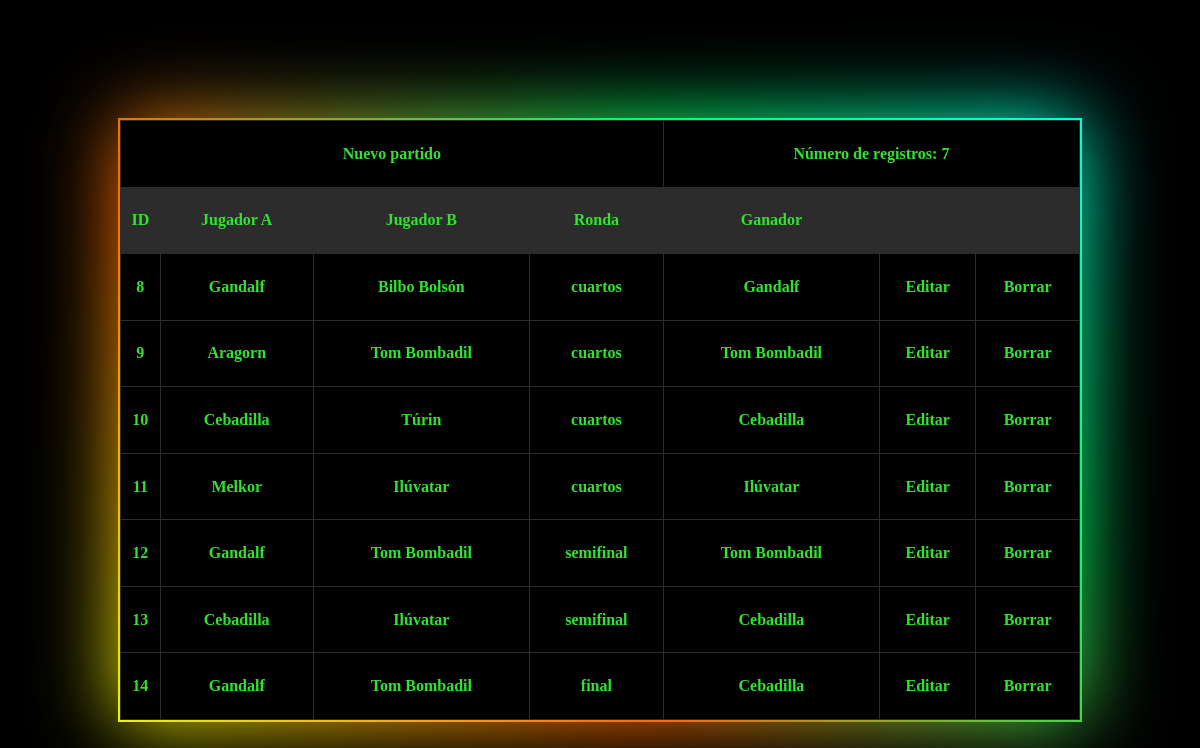
/U4/Ping_pong/vistas/gestionTorneosVista.php?modo=edicion&id=2, run on the app's committed database.
### tables this page shows
CREATE TABLE T_Partido (
    id_partido INT PRIMARY KEY AUTO_INCREMENT,
    id_torneo INT,
    tipo_partido ENUM('cuartos', 'semifinal', 'final'),
    jugador_a varchar(50),
    jugador_b varchar(50),
    ganador varchar(50),
    FOREIGN KEY (id_torneo) REFERENCES T_Torneo (id_torneo)
);

### U4/Ping_pong/accesoDatos/gestionTorneosVistaAccesoDatos.php (called while the page is built, shortened)
<?php
class partidoAccesoDatos {
    function obtener() {
        $conexion = mysqli_connect('localhost','root','12345');
        $idTorneo = $_GET['id'];
        if (isset($idTorneo)) {
            mysqli_select_db($conexion, 'torneos_pingPong');
        $consulta = mysqli_prepare($conexion, "SELECT
                                                    id_torneo,
                                                    id_partido,
                                                    jugador_a,
                                                    jugador_b,
                                                    tipo_partido,
                                                    ganador
                                                FROM
                                                    T_Partido
                                                WHERE
                                                    id_torneo = $idTorneo;");
        $consulta->execute();
        $result = $consulta->get_result();
        $partidos = array();
        while ($myrow = $result->fetch_assoc()) {
            array_push($partidos, $myrow);
        }
        return $partidos;
        }
    }
}
?>

### U4/Ping_pong/negocio/gestionTorneosVistaReglasNegocio.php (called while the page is built, shortened)
<?php
require("../accesoDatos/gestionTorneosVistaAccesoDatos.php");
class gestionTorneosVistaReglasNegocio {
    private $ID;
    private $JUGADOR_A;
    private $JUGADOR_B;
    private $RONDA;
    private $GANADOR;
    function init($idTorneo, $id, $jugadorA, $jugadorB, $ronda, $ganador) {
        $this->ID = $id;
        $this->JUGADOR_A = $jugadorA;
        $this->JUGADOR_B = $jugadorB;
        $this->RONDA = $ronda;
        $this->GANADOR = $ganador;
    }
    function getID() {
        return $this->ID;
    }
    function getJUGADOR_A() {
        return $this->JUGADOR_A;
    }
    function getJUGADOR_B() {
        return $this->JUGADOR_B;
    }
    function getRONDA(){
        return $this->RONDA;
    }
    function getGANADOR(){
        return $this->GANADOR;
    }
    function obtener() {
        $partidosDAL = new partidoAccesoDatos();
        $resultadosPartido = $partidosDAL->obtener();
        $listaPartidos = array();
        foreach($resultadosPartido as $partidos){
            $oGestionTorneosReglasNegocio = new gestionTorneosVistaReglasNegocio();
            $oGestionTorneosReglasNegocio->init($partidos['id_torneo'], $partidos['id_partido'], $partidos['jugador_a'], $partidos['jugador_b'], $partidos['tipo_partido'], $partidos['ganador']);
            array_push($listaPartidos, $oGestionTorneosReglasNegocio);
        }
        return $listaPartidos;
    }
}
?>

### U4/Ping_pong/vistas/gestionTorneosVista.php (the view, shortened to what this page needs)
<!DOCTYPE html>
<html lang='en'>
<head>
    <link rel='stylesheet' href='../css/gestionTorneosVista.css'>
</head>
<body>
<?php
    require('../negocio/gestionTorneosVistaReglasNegocio.php');
    $partidosBL = new gestionTorneosVistaReglasNegocio();
    $datosPartidos = $partidosBL->obtener();
    $tipoPagina = $_GET['modo'];
    if ($tipoPagina == 'edicion') {
        echo ("<div class='bloque brillo'>
                <table>
                    <tr class='nuevo'>
                        <th colspan='4'>
                            <a href=''>Nuevo partido</a>
                        </th>
                        <th colspan='3'>Número de registros: ".count($datosPartidos)."</th>
                    </tr>
                    <tr class='identificador'>
                        <th>ID</th>
                        <th>Jugador A</th>
                        <th>Jugador B</th>
                        <th>Ronda</th>
                        <th>Ganador</th>
                        <th></th>
                        <th></th>
                    </tr>");
                    foreach ($datosPartidos as $partidos){
                        echo "<tr>";
                        echo "<th>".$partidos->getID()."</th>";
                        echo "<th>".$partidos->getJUGADOR_A()."</th>";
                        echo "<th>".$partidos->getJUGADOR_B()."</th>";
                        echo "<th>".$partidos->getRONDA()."</th>";
                        echo "<th>".$partidos->getGANADOR()."</th>";
                        echo "<th>Editar</th>";
                        echo "<th>Borrar</th>";
                        echo "</tr>";
                    }
                echo "</table>
                    </div>";
    }
?>
</body>
</html>

### U4/Ping_pong/css/gestionTorneosVista.css (style rules this page uses)
* { margin: 0px; padding: 0px; }
body { background-color: black; }
.bloque { position: relative; margin: 10% auto 0; width: 80%; height: 600px; background: black; }
.brillo::before, .brillo::after { content: ''; position: absolute; left: -2px; top: -2px; background: linear-gradient(45deg, #e6fb04,#ff6600,#00ff66,#00ffff,#ff00ff,#ff0099,#6e0dd0,#ff3300,#099fff); background-size: 400%; width: calc(100% + 4px); height: calc(100% + 4px); z-index: -1; animation: brilloAnimacion 20s linear infinite; }
.brillo::after { filter: blur(40px); }
table, th, td { border: 1px solid rgb(44,44,44); border-collapse: collapse; color: hsl(120, 77%, 54%); }
table { width: 100%; height: 100%; }
.identificador { background-color: rgb(44,44,44); }
a { color: hsl(120, 77%, 54%); text-decoration: none; }

### data on the page
t_partido: id_partido "8", jugador_a "Gandalf", jugador_b "Bilbo Bolsón", tipo_partido "cuartos", ganador "Gandalf"
t_partido: id_partido "9", jugador_a "Aragorn", jugador_b "Tom Bombadil", tipo_partido "cuartos", ganador "Tom Bombadil"
t_partido: id_partido "10", jugador_a "Cebadilla", jugador_b "Túrin", tipo_partido "cuartos", ganador "Cebadilla"
t_partido: id_partido "11", jugador_a "Melkor", jugador_b "Ilúvatar", tipo_partido "cuartos", ganador "Ilúvatar"
t_partido: id_partido "12", jugador_a "Gandalf", jugador_b "Tom Bombadil", tipo_partido "semifinal", ganador "Tom Bombadil"
t_partido: id_partido "13", jugador_a "Cebadilla", jugador_b "Ilúvatar", tipo_partido "semifinal", ganador "Cebadilla"
t_partido: id_partido "14", jugador_a "Gandalf", jugador_b "Tom Bombadil", tipo_partido "final", ganador "Cebadilla"

### other printed values
count($datosPartidos) "7"
